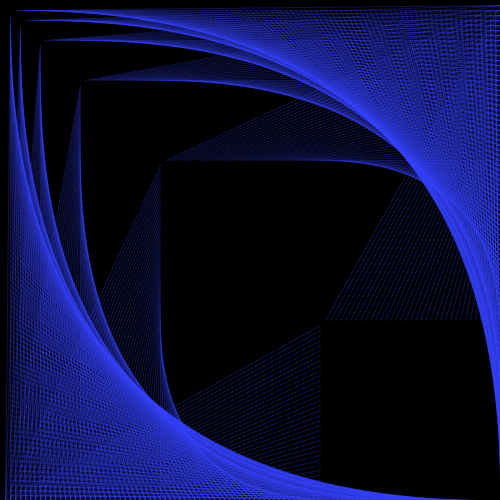
Frame 1 (no input)
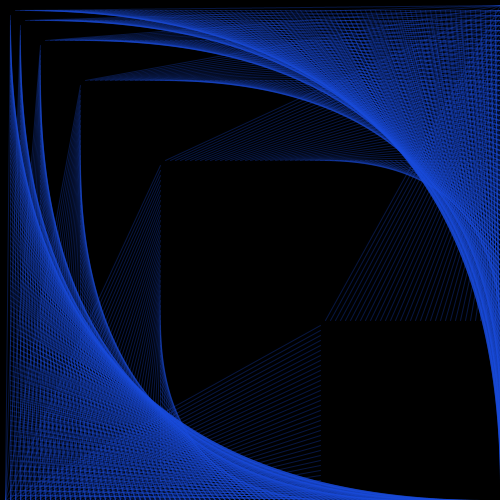
Frame 60 (the mouse pressed at the canvas centre just before this capture)
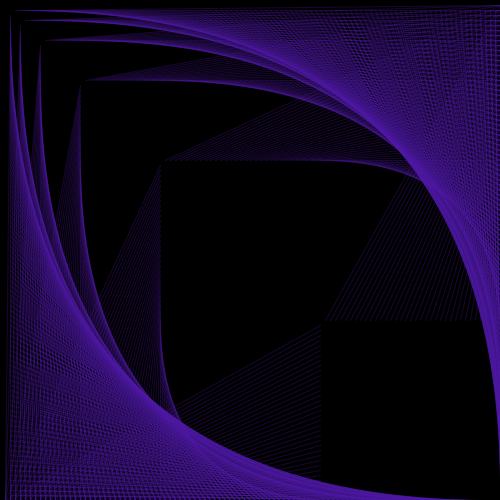
Frame 120 (the mouse held since frame 60 and released just before this capture)

The Processing sketch that drew these frames (run headless with seeded random() and noise(); from frame 60 on, the mouse is pressed at the canvas centre):

// Processing sketch: processing_133527
// ── processing_133527.pde

void setup(){
size (500, 500);
smooth();
}

int a=10;
int b=5;
int c=0;


void draw(){
frameRate(30);
background(0);
float me= random (100);
float you= random (200);
float them= random (350);

for(int a=10; a<=500; a=a*2){
for (int b=5; b<=500; b=b+5){

stroke(you, me, them, 75);
noFill();
line (a, a+b, b, 500);
line(a+b, a, 500, b);
}
}


}
